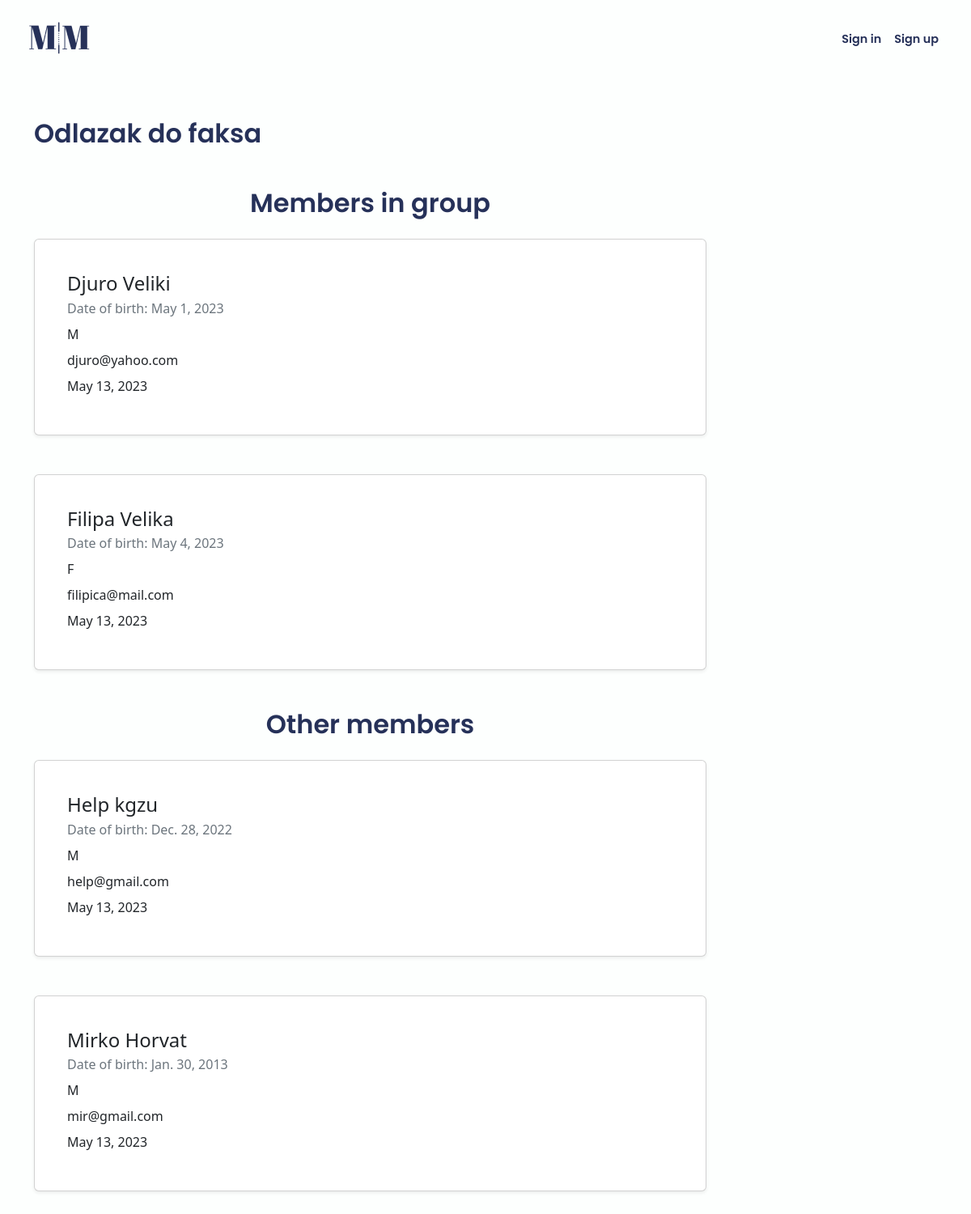
The page /app/management/group/1 on the database its author committed.
### app/models.py (models this page shows, shortened)
class Group(models.Model):
    owner = models.ForeignKey(User, on_delete=models.CASCADE)
    name = models.CharField(max_length=50)
    price = models.DecimalField(max_digits=8, decimal_places=2)
    description = models.TextField(max_length=300, default=None)
    paid = models.BooleanField(default=False)

class MembersInGroup(models.Model):
    member = models.ForeignKey(Member, on_delete=models.CASCADE)
    group = models.ForeignKey(Group, on_delete=models.CASCADE)

class Member(models.Model):
    owner = models.ForeignKey(User, on_delete=models.CASCADE)  # get_user_model()
    name = models.CharField(blank=False, max_length=40)
    surname = models.CharField(blank=False, max_length=50)
    date_of_birth = models.DateField(default=datetime.date.today)  # ovo
    gender = models.CharField(
        max_length=1,
        choices=Gender.choices,
        default=Gender.male,
    )
    email = models.EmailField(max_length=100, unique=True)
    date_joined = models.DateField(default=datetime.date.today)

### app/views.py (the view)
# urls.py: path("management/group/<int:group_id>", views.group_details, name="group_details"),
def group_details(request, group_id):
    user = request.user
    group = Group.objects.get(pk=group_id)
    members_in_group = MembersInGroup.objects.all().filter(Q(group=group))
    other_members = Member.objects.all()
    members_not_in_group = other_members.exclude(
        id__in=members_in_group.values("member__id")
    )
    context = {
        "user": user,
        "group": group,
        "members_in_group": members_in_group,
        "members_not_in_group": members_not_in_group,
    }
    return render(request, "app/group_details.html", context)

### app/templates/app/group_details.html
{% extends 'app/base.html' %}
{% block content %}
    <div class="row">
        <div class="col-12 col-md-9 mb-5">
            <h2>{{ group.name }}</h2>
            <h2 class="text-center mt-5 mb-4">Members in group</h2>
                {% for member in members_in_group %}
                    {% include 'includes/member_card.html' with member=member.member %}
                {% endfor %}
            <h2 class="text-center mt-5 mb-4">Other members</h2>
                {% for member in members_not_in_group %}
                    {% include 'includes/member_card.html' with member=member %}
                {% endfor %}
          <br>
          <br>
        </div>
    </div>
{% endblock content %}

### app/templates/includes/member_card.html
<div class="card my-4 shadow-sm p-3 mb-5  rounded">
    <div class="card-body m-2">
      <div class="row">
        <h4 class="card-title">{{ member.name }} {{ member.surname }}</h4>
      </div>
      <div class="card-subtitle mb-2 text-muted">Date of birth: {{ member.date_of_birth }}</div>
      <div class="card-text mb-2">{{ member.gender }}</div>
      <div class="card-text mb-2">{{ member.email }}</div>
      <div class="card-text mb-2">{{ member.date_joined }}</div>
    </div>
  </div>

### app/static/app/css/base.css (style rules this page uses)
body { background-color: #FDFFFE; }
h1, h2, h3 { font-family: 'Poppins', sans-serif; font-weight: 600; color: #263159; }

### rows shown on the page
Group: name "Odlazak do faksa"
MembersInGroup: name "Djuro", surname "Veliki", date_of_birth "May 1, 2023", gender "M", email "djuro@yahoo.com", date_joined "May 13, 2023"
MembersInGroup: name "Filipa", surname "Velika", date_of_birth "May 4, 2023", gender "F", email "filipica@mail.com", date_joined "May 13, 2023"
Member: name "Help", surname "kgzu", date_of_birth "Dec. 28, 2022", gender "M", email "help@gmail.com", date_joined "May 13, 2023"
Member: name "Mirko", surname "Horvat", date_of_birth "Jan. 30, 2013", gender "M", email "mir@gmail.com", date_joined "May 13, 2023"
